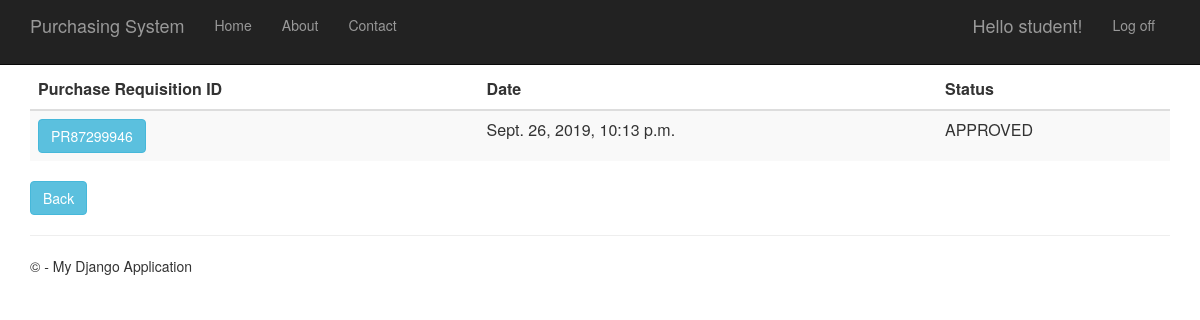
The app's page /purchaserequisitionhistory (signed in), older data.
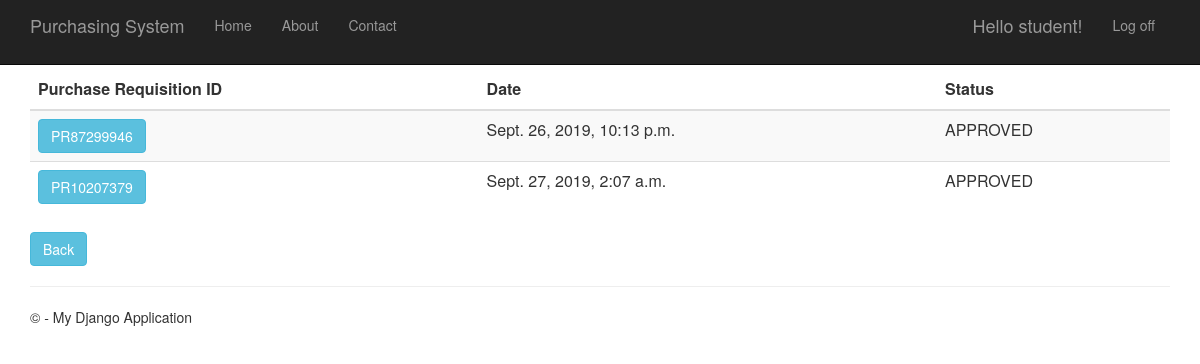
The same page, newer data.
### PurchaseRequisition/models.py (models this page shows)
class PurchaseRequisition(models.Model):
    pr_id= models.CharField(max_length=10, primary_key=True) #takes character
    description= models.TextField(null=True,default=None, blank=True)
    time_created= models.DateTimeField()
    total_price= models.DecimalField(max_digits=10, decimal_places=2, default=Decimal('0.00'))
    status= models.TextField(max_length=10, default="Pending")
    person_id = models.ForeignKey(Person)
    def __str__(self):
        return str(self.pr_id)

### PurchaseRequisition/views.py (the view)
# urls.py: url(r'^purchaserequisitionhistory', PurchaseRequisition.views.purchaserequisitionhistory, name="purchase_requisition_history"),
def purchaserequisitionhistory(request):
    purchase_requisitions = PurchaseRequisition.objects.all()
    print(purchase_requisitions)
    context = {
            'title':'Purchase Requisition History',
            'rows':purchase_requisitions
        }
    return render(request,'PurchaseRequisition/purchaserequisitionhistory.html',context)

### PurchaseRequisition/templates/PurchaseRequisition/purchaserequisitionhistory.html
﻿{% extends "app/layout.html" %}
{% block content %}
<div class="purchaseorderhistory margintop" action="menu" >
    <form action="purchaserequisitionhistorydetails" method="GET">
        <table class="table table-striped margintop">
          <thead>
            <tr>
              <th scope="col">Purchase Requisition ID</th>
              <th scope="col">Date</th>
              <th scope="col">Status</th>
            </tr>
          </thead>
          <tbody>
              {% for r in rows %}
            <tr>
                 <td><button type="submit" name="pr_id" value="{{r.pr_id}}" class="btn btn-info" >{{r.pr_id}}</button></td>
                 <td>{{r.time_created}}</td>
                 <td>{{r.status}}</td>
            </tr>
              {% endfor %}
          </tbody>
        </table>
    </form>
       <form action="menu">
        <div class="margintop">
            <button type="submit" class="btn btn-info" >Back</button>
        </div>
    </form>
</div>
{% endblock %}

Row changes from the older to the newer data that the page shows:
added PurchaseRequisition: pr_id "PR10207379", time_created "Sept. 27, 2019, 2:07 a.m.", status "APPROVED"
